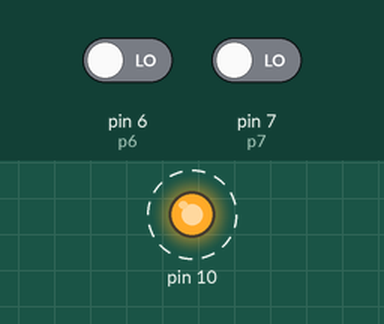
Recording of a sketch running on a simulated Arduino Uno, built with avr-gcc and run on an emulated ATmega328P. Parts: output pins drawn as LEDs (lit = HIGH). Dashed ring = blinking. Inputs (shaded band) come from the test bench; at power-on: pin 6 (p6) LOW, pin 7 (p7) LOW.

Above: at 0.6 s.
Timing chart, 0 to 3.0 s (numbered marks = the images above):
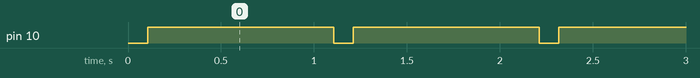

Measured:
- by itself, pin 10: alternates HIGH for 1.0 s and LOW for 0.11 s

The sketch:

Arduino_SPI_master_code.ino
```cpp
// SPI for arc32 - Version: Latest
#include <SPI.h>
//#include <SPI_registers.h>

/* Connection
MASTER           SLAVE
MISO      ->     MOSI   master out slave in p11
MOSI      ->     MISO   master in slave out p12
SCK       ->     SCK    clock p13?
D10(SS)   ->     D10(SS)  d10 is slave select
GND       ->     GND
*/

//Set up and begin our data transfer

// 16000000 => the clock rate for data transfer

// changed max clock rate from 7MHz to 16MHz, since that's the clock rate of the
// Arduino and the FPGA is clocked at 50 MHz

//MSBFIRST => Most significant bit transferred first

//SPI_MODE0 => bit encoded on falling edge, receive on rising edge of clock

//#include <SPI.h>

#define DIM 5 //num of elements in array

//int x[5] ={0, 28, 36, 45, 70};
  //int x[4] = {224,223, 222,221};

  int p7 = 7;
  int p6 = 6;
void setup() {

  pinMode (SS, OUTPUT);
  //digitalWrite(SS, HIGH); //
  SPI.beginTransaction(SPISettings(7000000,MSBFIRST,SPI_MODE0));

  pinMode(7, INPUT);
  pinMode(6, INPUT);
}

void loop() {

  digitalWrite(SS, LOW);    //low after spi.begin
  delay(100);
  for (int i=0;i<4/*DIM*/;i++){
    SPI.transfer(5/*/x[i]*/);
    delay(1);
    Serial.print("i:");
    Serial.print(i);
    Serial.print(", rrdy: ");
    Serial.print(digitalRead(p7));
    Serial.print(", rx_req: ");
    Serial.println(digitalRead(p6));
  }
  digitalWrite(SS,HIGH);
    Serial.print("rrdy: ");
    Serial.print(digitalRead(p7));
    Serial.print(", rx_req: ");
    Serial.println(digitalRead(p6));
  delay(1000);
}
```
